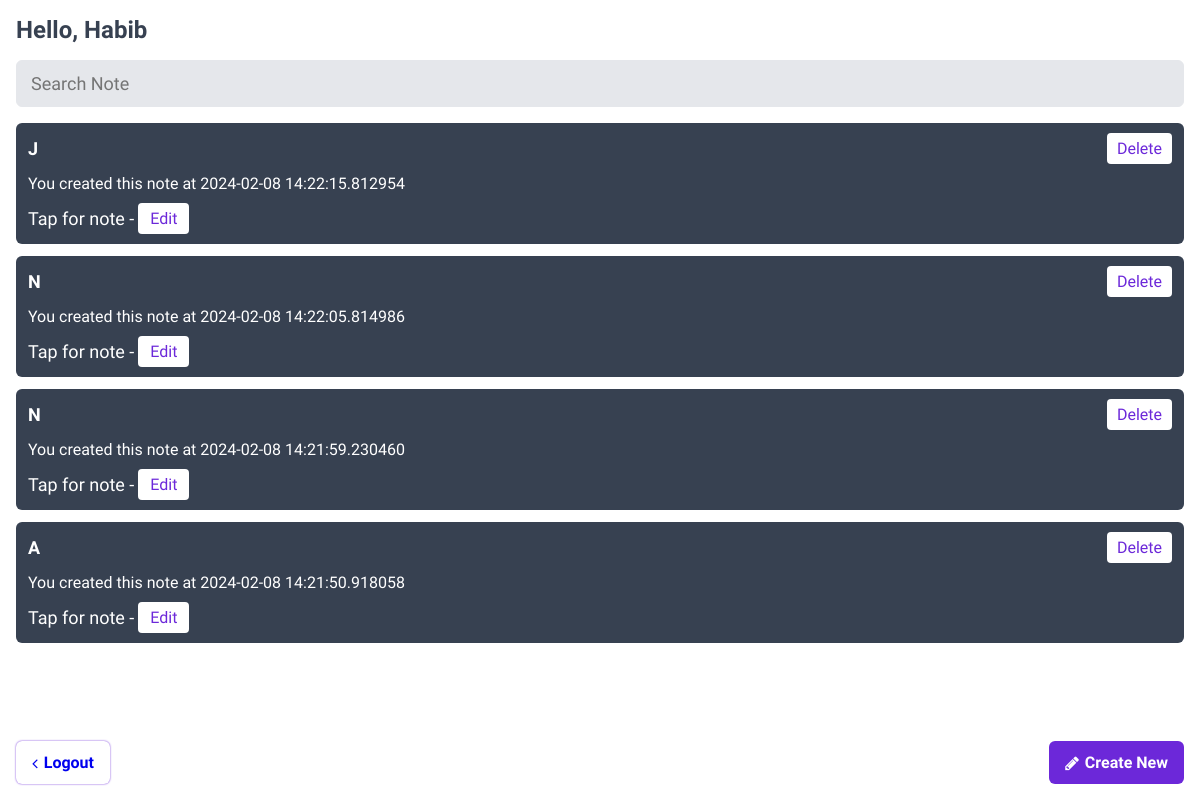
The page / (signed in) on the database its author committed.
### App.py (models this page shows)
class User(db.Model):
    __tablename__ = "users"
    id = db.Column(db.Integer, primary_key = True)
    username = db.Column(db.String(50))
    email = db.Column(db.String(50), unique = True)
    password = db.Column(db.String(40))
    image_filename = db.Column(db.String(100))
    entries = db.relationship('Entry', backref='users', overlaps="users,entries")

class Note(db.Model):
    id = db.Column(db.Integer, primary_key= True)
    title = db.Column(db.String(100))
    text = db.Column(db.String(500))
    timestamp = db.Column(db.DateTime, default = datetime.utcnow)

### App.py (the view)
@app.route("/")
@login_required
def show_entries():
    if "user_id" in session:
        user_id = session["user_id"]
        if user_id:
            user = User.query.get(user_id)
            if user:
                notes = Note.query.order_by(Note.id.desc()).all()
                return render_template("entries/home.html", name = user, notes = notes)

### App.py (called while the page is built)
def login_required(view):
    @wraps(view)
    def inner(*args, **kwargs):
        if not session.get("logged_in"):
            return redirect(url_for("login"))
        return view(*args, **kwargs)
    return inner

### templates/entries/home.html (shortened to what this page needs)
<!doctype html>
<html lang="en">
	<head>
		<link
			rel="stylesheet"
			href="{{url_for('static', filename='./global.css')}}"
		/>
		<link
			rel="stylesheet"
			href="{{url_for('static', filename='./home.css')}}"
		/>
		<link
			rel="stylesheet"
			href="https://cdnjs.cloudflare.com/ajax/libs/font-awesome/4.7.0/css/font-awesome.min.css"
		/>
	</head>
	<body>
		<section class="home-container">
			<h1>Hello, {{ name.username }}</h1>
			<input placeholder="Search Note" />
			<div>
				{% for note in notes %}
				<div>
					<div class="notes">
						<div class="note-head">
							<label class="note-title"> {{ note.title }} </label>
							<a href="/delete/{{ note.id }}"> Delete </a>
						</div>
						<p class="timestamp">
							You created this note at {{ note.timestamp }}
						</p>
						<p class="tap">
							Tap for note -
							<a href="/edit/{{ note.id }}/new">Edit</a>
						</p>
					</div>
					{% else %}
					<p class="empty">No entry yet</p>
					{% endfor %}
				</div>
			</div>
			<div class="footer">
				<a href="/logout"> <i class="fa fa-angle-left"></i> Logout </a>
				<a href="/new_add"> <i class="fa fa-pencil"></i> Create New </a>
			</div>
		</section>
	</body>
</html>

### static/global.css (style rules this page uses)
* { padding: 0; margin: 0; border: none; outline: none; box-sizing: border-box; font-family: "Quicksand", sans-serif; }

### static/home.css (style rules this page uses)
body { background: var(--white); }
:root { --main: hsl(263, 70%, 50.4%); --lightgrey: hsl(220, 13%, 91%); --darkgrey: hsl(217, 19.1%, 26.7%); --white: rgba(255, 255, 255, 1); }
.home-container { padding: 16px; }
.home-container > h1 { font-size: 24px; color: var(--darkgrey); }
.home-container > input { display: block; padding: 12px 14px; font-size: 18px; background: var(--lightgrey); width: 100%; border-radius: 6px; border: 1px solid var(--lightgrey); caret-color: var(--main); margin-block: 16px; }
.notes { background: var(--darkgrey); color: var(--white); margin-top: 12px; padding: 10px 12px; border-radius: 6px; overflow-y: scroll; }
.notes .note-title { font-size: 18px; font-weight: bolder; }
.notes .note-head { display: flex; justify-content: space-between; align-items: center; flex-direction: row; width: 100%; }
.notes .note-head a { display: block; background: var(--white); color: var(--main); padding: 6px 10px; border-radius: 4px; text-decoration: none; }
.notes .timestamp { padding-block: 10px; font-size: 16px; }
.notes .tap { display: flex; justify-content: start; align-items: center; flex-direction: row; font-size: 18px; gap: 4px; }
.notes .tap a { display: block; background: var(--white); color: var(--main); padding: 6px 12px; border-radius: 4px; text-decoration: none; font-size: 16px; }
.footer { display: flex; justify-content: space-between; align-items: center; flex-direction: row; position: fixed; left: 16px; right: 16px; bottom: 16px; }
.footer a { display: flex; justify-content: start; align-items: center; flex-direction: row; gap: 6px; text-decoration: none; padding: 12px 16px; font-weight: bold; border-radius: 6px; }
.footer a:first-child { background: var(--white); box-shadow: 0px 0px 2px var(--main); }
.footer a:last-child { background: var(--main); color: var(--white); }

### rows shown on the page
User: username "Habib"
Note: title "J", timestamp "2024-02-08 14:22:15.812954"
Note: title "N", timestamp "2024-02-08 14:22:05.814986"
Note: title "N", timestamp "2024-02-08 14:21:59.230460"
Note: title "A", timestamp "2024-02-08 14:21:50.918058"
